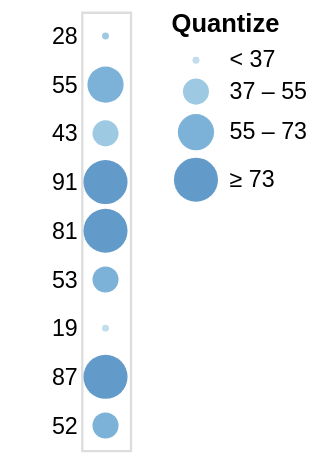

Specify this chart in Vega-Lite:
### Vega specification from a JSON file in a GitHub repository (floating-point values rounded to 4 significant figures)
{"$schema": "https://vega.github.io/schema/vega/v4.json", "description": "A simple bar chart with embedded data.", "autosize": "pad", "padding": 5, "width": 21, "style": "cell", "data": [{"name": "source_0", "values": [{"a": "A", "b": 28}, {"a": "B", "b": 55}, {"a": "C", "b": 43}, {"a": "D", "b": 91}, {"a": "E", "b": 81}, {"a": "F", "b": 53}, {"a": "G", "b": 19}, {"a": "H", "b": 87}, {"a": "I", "b": 52}]}], "signals": [{"name": "y_step", "value": 21}, {"name": "height", "update": "bandspace(domain('y').length, 1, 0.5) * y_step"}], "marks": [{"name": "marks", "type": "symbol", "style": ["circle"], "from": {"data": "source_0"}, "encode": {"update": {"opacity": {"value": 0.7}, "fill": [{"test": "datum[\"b\"] === null || isNaN(datum[\"b\"])", "value": null}, {"scale": "color", "field": "b"}], "tooltip": {"signal": "{\"b\": ''+datum[\"b\"], \"Quantize\": format(datum[\"b\"], \"\")}"}, "x": {"signal": "width", "mult": 0.5}, "y": {"scale": "y", "field": "b"}, "size": {"scale": "size", "field": "b"}, "shape": {"value": "circle"}}}}], "scales": [{"name": "y", "type": "point", "domain": {"data": "source_0", "field": "b"}, "range": {"step": {"signal": "y_step"}}, "padding": 0.5}, {"name": "color", "type": "quantize", "domain": {"data": "source_0", "field": "b"}, "range": {"scheme": "blues", "count": 4}, "zero": true}, {"name": "size", "type": "quantize", "domain": {"data": "source_0", "field": "b"}, "range": [9, 126.3, 243.7, 361], "zero": false}], "axes": [{"scale": "y", "orient": "left", "grid": false, "domain": false, "ticks": false, "zindex": 1}], "legends": [{"title": "Quantize", "fill": "color", "encode": {"symbols": {"update": {"shape": {"value": "circle"}, "opacity": {"value": 0.7}}}}, "size": "size"}], "config": {"axisY": {"minExtent": 30}, "legend": {"gradientDirection": "horizontal", "gradientLength": 100}}}
